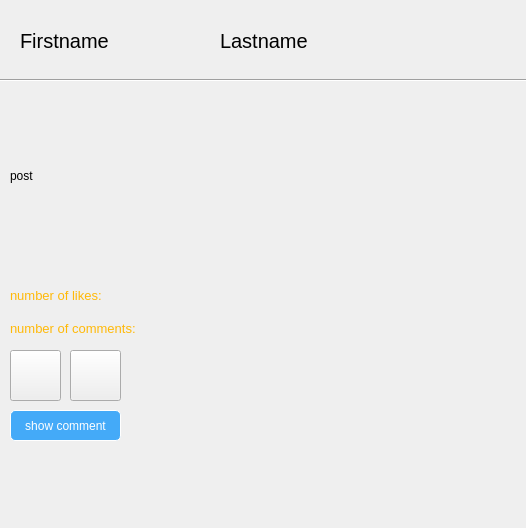
<?xml version="1.0" encoding="UTF-8"?>
<ui version="4.0">
 <class>post_component</class>
 <widget class="QWidget" name="post_component">
  <property name="geometry">
   <rect>
    <x>0</x>
    <y>0</y>
    <width>526</width>
    <height>528</height>
   </rect>
  </property>
  <property name="windowTitle">
   <string>Form</string>
  </property>
  <widget class="QLabel" name="label_post">
   <property name="geometry">
    <rect>
     <x>10</x>
     <y>100</y>
     <width>501</width>
     <height>151</height>
    </rect>
   </property>
   <property name="text">
    <string>post</string>
   </property>
  </widget>
  <widget class="QLabel" name="label_firstname">
   <property name="geometry">
    <rect>
     <x>20</x>
     <y>20</y>
     <width>181</width>
     <height>41</height>
    </rect>
   </property>
   <property name="styleSheet">
    <string notr="true">font-size:15pt</string>
   </property>
   <property name="text">
    <string>Firstname</string>
   </property>
  </widget>
  <widget class="QLabel" name="label_lastname">
   <property name="geometry">
    <rect>
     <x>220</x>
     <y>20</y>
     <width>211</width>
     <height>41</height>
    </rect>
   </property>
   <property name="styleSheet">
    <string notr="true">font-size:15pt</string>
   </property>
   <property name="text">
    <string>Lastname</string>
   </property>
  </widget>
  <widget class="QLabel" name="label_num_likes">
   <property name="geometry">
    <rect>
     <x>10</x>
     <y>280</y>
     <width>141</width>
     <height>31</height>
    </rect>
   </property>
   <property name="styleSheet">
    <string notr="true">color:rgb(255, 185, 8);
font-size:10pt</string>
   </property>
   <property name="text">
    <string>number of likes:</string>
   </property>
  </widget>
  <widget class="QLabel" name="label_value_num_likes">
   <property name="geometry">
    <rect>
     <x>160</x>
     <y>280</y>
     <width>121</width>
     <height>31</height>
    </rect>
   </property>
   <property name="text">
    <string/>
   </property>
  </widget>
  <widget class="QLabel" name="label_num_comments">
   <property name="geometry">
    <rect>
     <x>10</x>
     <y>320</y>
     <width>171</width>
     <height>16</height>
    </rect>
   </property>
   <property name="styleSheet">
    <string notr="true">color:rgb(255, 185, 8);
font-size:10pt;</string>
   </property>
   <property name="text">
    <string>number of comments:</string>
   </property>
  </widget>
  <widget class="QLabel" name="label_value_num_comments">
   <property name="geometry">
    <rect>
     <x>190</x>
     <y>320</y>
     <width>111</width>
     <height>20</height>
    </rect>
   </property>
   <property name="text">
    <string/>
   </property>
  </widget>
  <widget class="QPushButton" name="likeButton">
   <property name="geometry">
    <rect>
     <x>10</x>
     <y>350</y>
     <width>51</width>
     <height>51</height>
    </rect>
   </property>
   <property name="text">
    <string/>
   </property>
   <property name="icon">
    <iconset resource="icons.qrc">
     <normaloff>:/like.png</normaloff>:/like.png</iconset>
   </property>
   <property name="iconSize">
    <size>
     <width>40</width>
     <height>40</height>
    </size>
   </property>
  </widget>
  <widget class="Line" name="line">
   <property name="geometry">
    <rect>
     <x>0</x>
     <y>70</y>
     <width>621</width>
     <height>20</height>
    </rect>
   </property>
   <property name="orientation">
    <enum>Qt::Horizontal</enum>
   </property>
  </widget>
  <widget class="QPushButton" name="commentButton">
   <property name="geometry">
    <rect>
     <x>70</x>
     <y>350</y>
     <width>51</width>
     <height>51</height>
    </rect>
   </property>
   <property name="text">
    <string/>
   </property>
   <property name="icon">
    <iconset resource="icons.qrc">
     <normaloff>:/comment.png</normaloff>:/comment.png</iconset>
   </property>
   <property name="iconSize">
    <size>
     <width>40</width>
     <height>40</height>
    </size>
   </property>
  </widget>
  <widget class="QPushButton" name="show_commentButton">
   <property name="geometry">
    <rect>
     <x>10</x>
     <y>410</y>
     <width>111</width>
     <height>31</height>
    </rect>
   </property>
   <property name="styleSheet">
    <string notr="true">QPushButton{
color:white;
border:1px solid white;
border-radius:5px;
padding:5px;
background:rgb(68, 170, 248)
}
QPushButton:hover
{
	border:1px solid rgb(32, 74, 135);
	border-radius:5px;
	background:rgb(48, 162, 249);
}</string>
   </property>
   <property name="text">
    <string>show comment</string>
   </property>
  </widget>
 </widget>
 <resources>
  <include location="icons.qrc"/>
 </resources>
 <connections/>
</ui>
